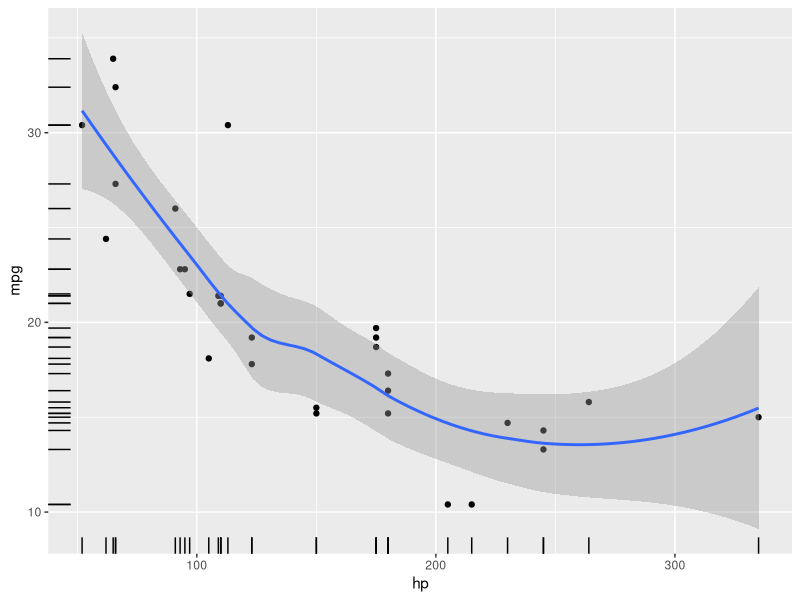
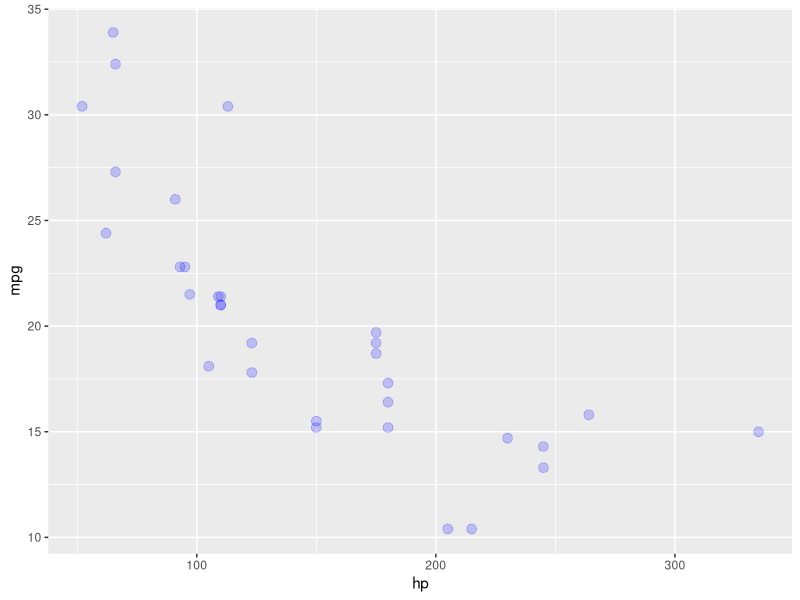
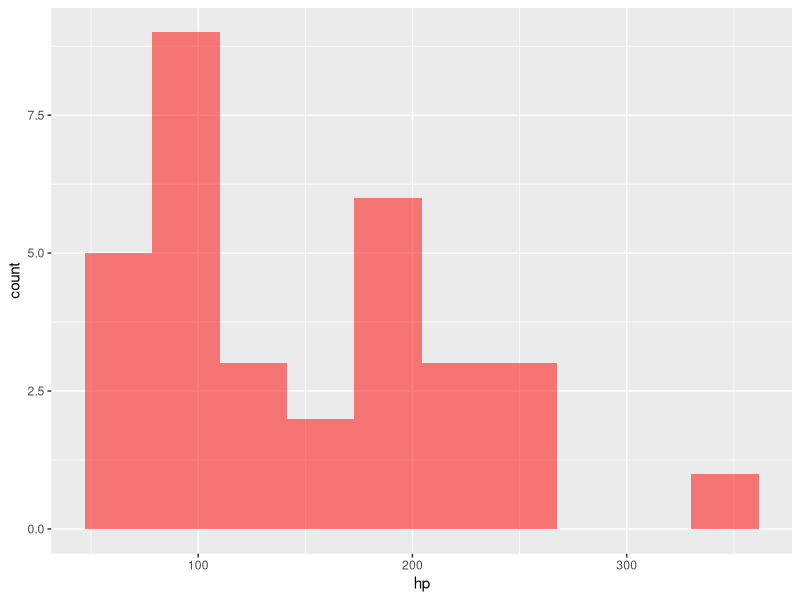
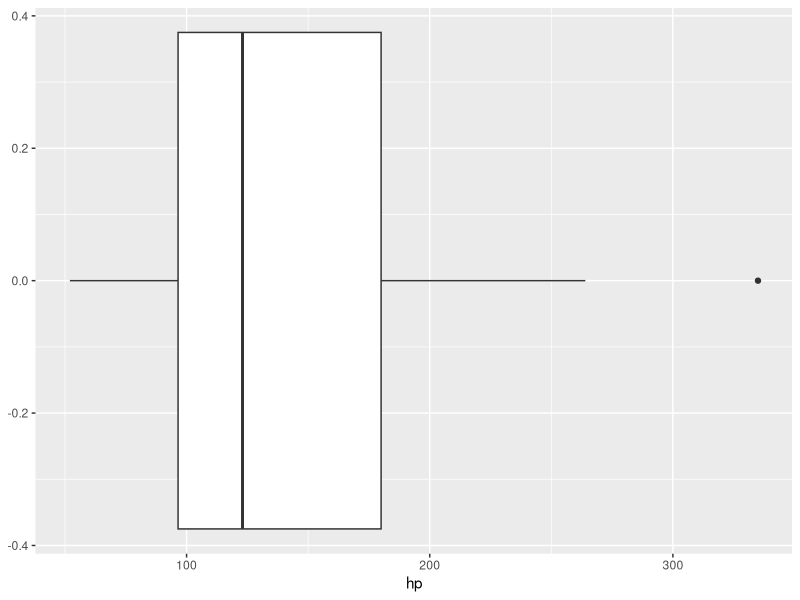
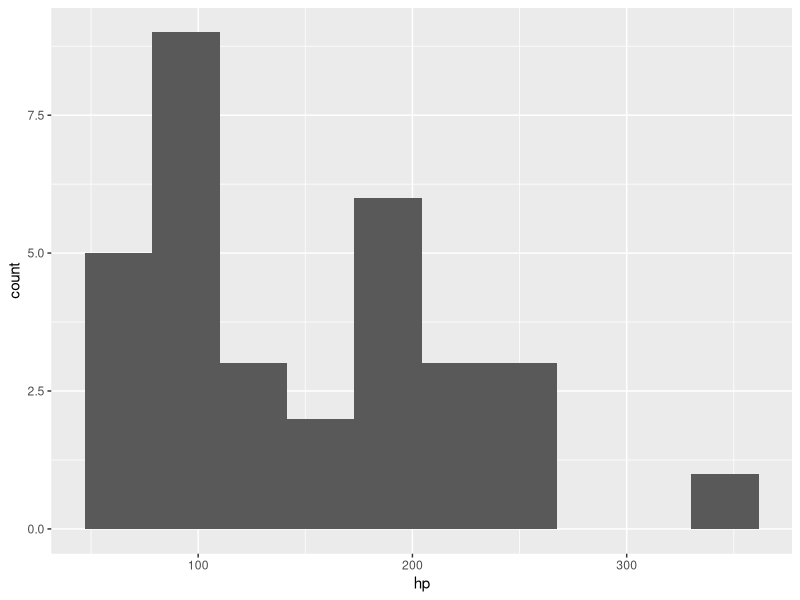
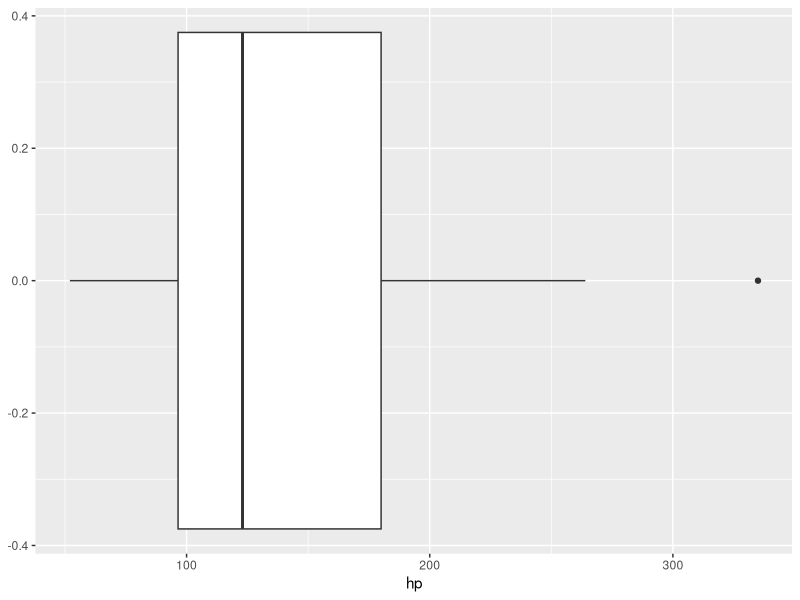
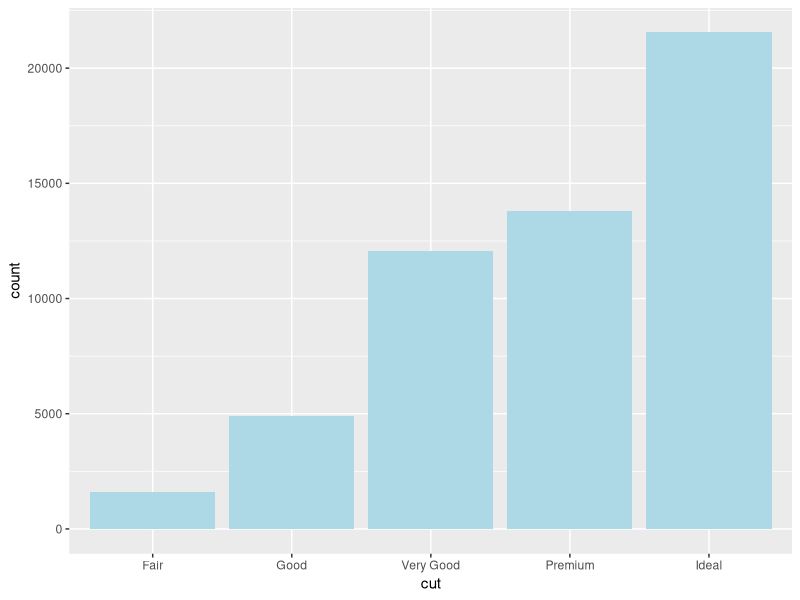
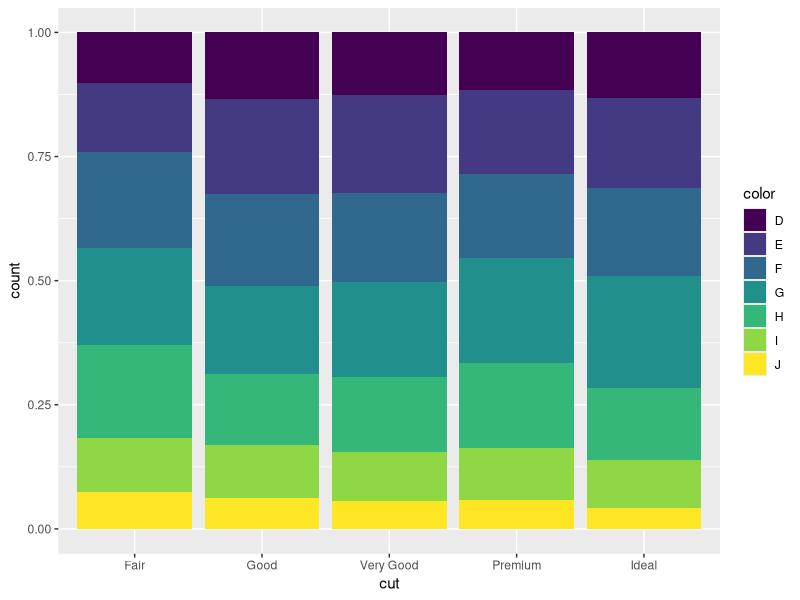

Generate these figures, in order, with R:
## ggplot2
##library tidyverse
library(tidyverse)

ggplot(data = mtcars, mapping = aes(x = hp, y =mpg)) +
  geom_point() +
  geom_smooth() +
  geom_rug()


ggplot(mtcars, aes(hp,mpg)) +
  geom_point(size = 3, col = "blue", alpha = 0.2)

ggplot(mtcars, aes(hp)) +
  geom_histogram(bins = 10, fill = "red", alpha = 0.5)

ggplot(mtcars, aes(hp)) +
  geom_boxplot()

p <- ggplot(mtcars, aes(hp))
p + geom_histogram(bins = 10)
p + geom_boxplot() 

## box plot by group

diamonds %>%
  count(c(cut))

ggplot(diamonds, aes(cut)) +
  geom_bar(fill = "lightblue")

ggplot(diamonds, aes(cut, fill=color)) +
  geom_bar(position = "fill")

set.seed(42)
small_diamonds <- sample_n(diamonds, 5000)

ggplot(small_diamonds, aes(carat,price)) +
  geom_point()


## facet : small muliple
ggplot(small_diamonds, aes(carat,price)) +
  geom_point() +
  geom_smooth(method = "lm", col = "red") +
  facet_wrap(~color, ncol = 2) +
  theme_minimal() +
  labs(title = "Relationship between carat and price by color",
       x = "carat",
       y = "Price USD",
       caption = "Source : Diamonds from ggplot2 package")

### final example
ggplot(small_diamonds, aes(carat,price, col =cut)) +
  geom_point(size = 3, alpha = 0.2) +
  facet_wrap(~color, ncol = 2) +
  theme_minimal()
